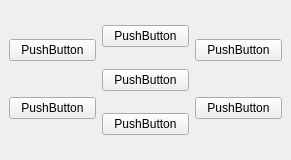
  <widget class="QDockWidget" name="AssetsPanel">
   <property name="minimumSize">
    <size>
     <width>291</width>
     <height>160</height>
    </size>
   </property>
   <attribute name="dockWidgetArea">
    <number>8</number>
   </attribute>
   <widget class="QWidget" name="AssetsContent">
    <layout class="QHBoxLayout" name="horizontalLayout_2">
     <item>
      <layout class="QVBoxLayout" name="verticalLayout_2">
       <item>
        <widget class="QPushButton" name="pushButton_4">
         <property name="text">
          <string>PushButton</string>
         </property>
        </widget>
       </item>
       <item>
        <widget class="QPushButton" name="pushButton_5">
         <property name="text">
          <string>PushButton</string>
         </property>
        </widget>
       </item>
      </layout>
     </item>
     <item>
      <layout class="QVBoxLayout" name="verticalLayout_3">
       <item>
        <widget class="QPushButton" name="pushButton_3">
         <property name="text">
          <string>PushButton</string>
         </property>
        </widget>
       </item>
       <item>
        <widget class="QPushButton" name="pushButton_9">
         <property name="text">
          <string>PushButton</string>
         </property>
        </widget>
       </item>
       <item>
        <widget class="QPushButton" name="pushButton_6">
         <property name="text">
          <string>PushButton</string>
         </property>
        </widget>
       </item>
      </layout>
     </item>
     <item>
      <layout class="QVBoxLayout" name="verticalLayout_4">
       <item>
        <widget class="QPushButton" name="pushButton_2">
         <property name="text">
          <string>PushButton</string>
         </property>
        </widget>
       </item>
       <item>
        <widget class="QPushButton" name="pushButton_7">
         <property name="text">
          <string>PushButton</string>
         </property>
        </widget>
       </item>
      </layout>
     </item>
    </layout>
   </widget>
  </widget>
